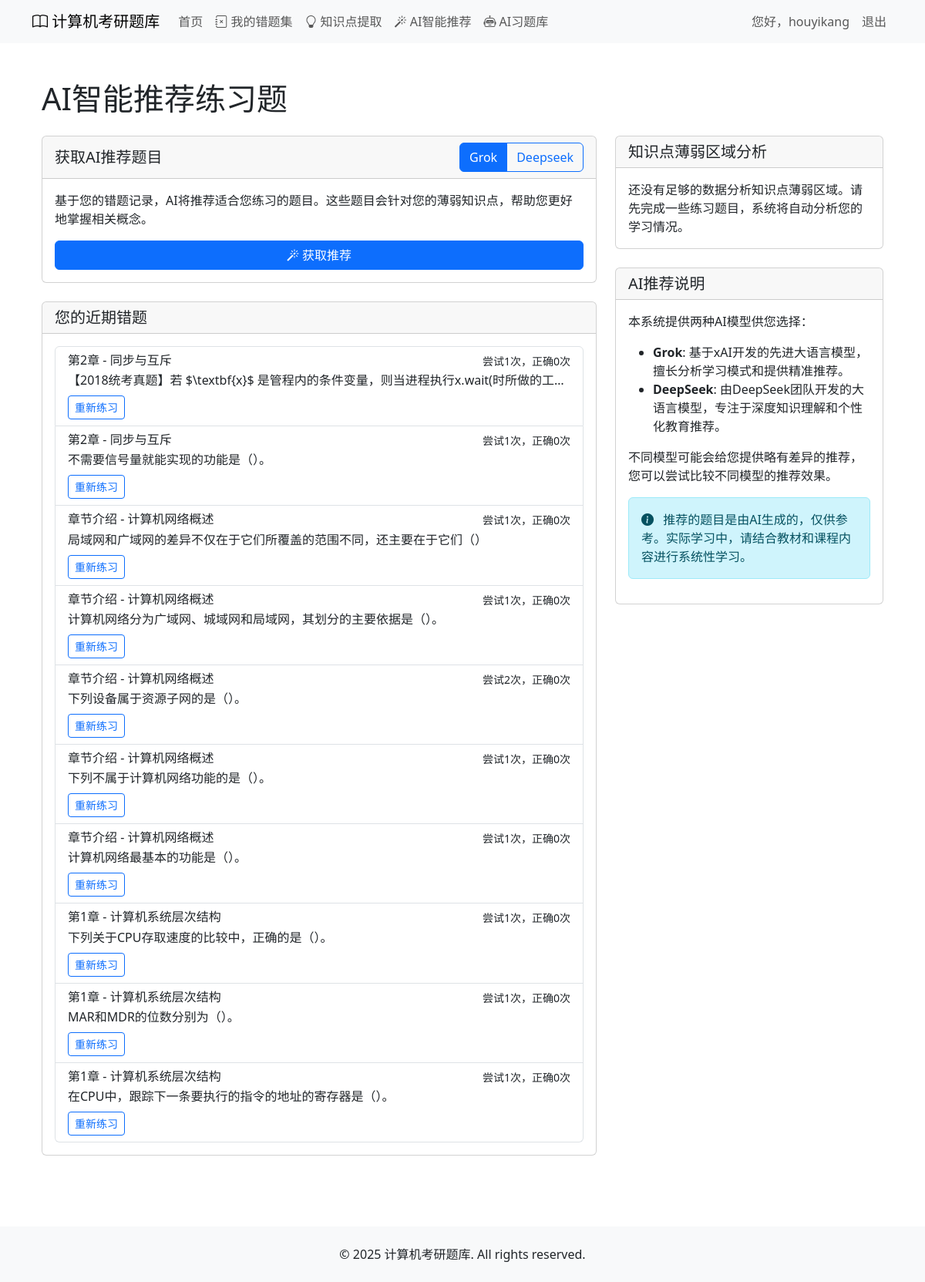
The app's page /ai_recommend/ (signed in), older data.
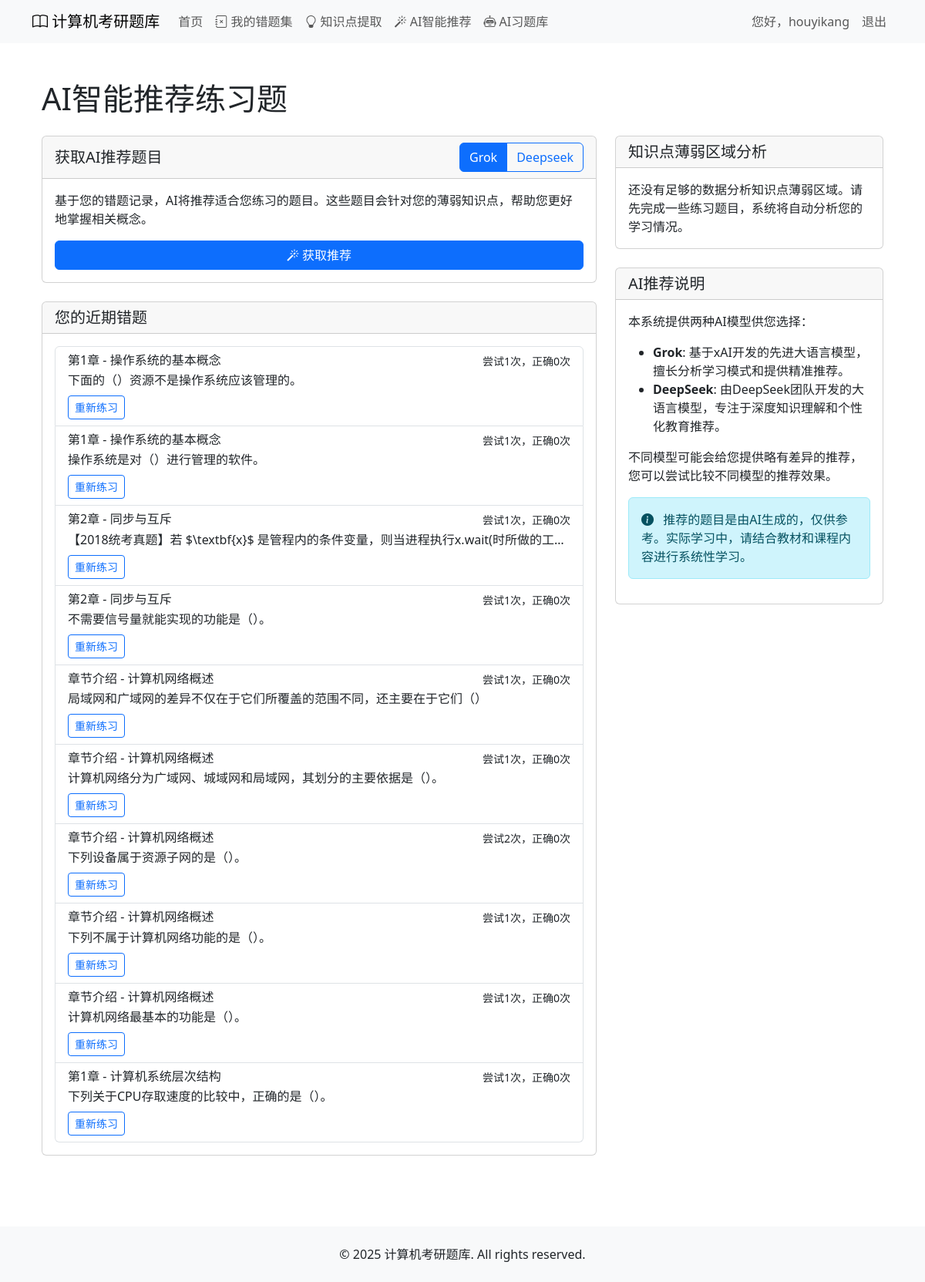
The same page, newer data.
### courses/models.py (models this page shows, shortened)
class UserMistakeCollection(models.Model):
    user = models.ForeignKey(User, on_delete=models.CASCADE, related_name='mistake_collections', verbose_name='用户')
    exercise = models.ForeignKey(Exercise, on_delete=models.CASCADE, related_name='in_mistake_collections', verbose_name='习题')
    added_at = models.DateTimeField(auto_now_add=True, verbose_name='添加时间')
    last_attempt_at = models.DateTimeField(null=True, blank=True, verbose_name='最后一次尝试时间')
    attempt_count = models.IntegerField(default=0, verbose_name='尝试次数')
    correct_count = models.IntegerField(default=0, verbose_name='正确次数')
    last_wrong_answer = models.CharField(max_length=200, blank=True, null=True, verbose_name='最近一次错误答案')
    notes = models.TextField(blank=True, verbose_name='笔记')
    class Meta:
        verbose_name = '用户错题集'
        verbose_name_plural = verbose_name
        unique_together = ['user', 'exercise']
        ordering = ['-added_at']

class Exercise(models.Model):
    TYPES = (
        ('single', '单项选择题'),
        ('multiple', '多项选择题'),
        ('comprehensive', '综合题'),
    )
    section = models.ForeignKey(Section, on_delete=models.CASCADE, related_name='exercises', verbose_name='所属小节')
    type = models.CharField(max_length=20, choices=TYPES, verbose_name='题目类型')
    number = models.CharField(max_length=10, verbose_name='题号')  # 如01, 02等
    content = models.TextField(verbose_name='题目内容')
    options = models.JSONField(null=True, blank=True, verbose_name='选项')  # 用于选择题的选项
    answer = models.CharField(max_length=200, verbose_name='答案')
    explanation = models.TextField(verbose_name='解析')
    order = models.IntegerField(default=0, verbose_name='排序')
    knowledge_points = models.ManyToManyField(Knowledge, through='ExerciseKnowledge', related_name='related_exercises', verbose_name='相关知识点')
    class Meta:
        verbose_name = '习题'
        verbose_name_plural = verbose_name
        ordering = ['order', 'number']

class Section(models.Model):
    SECTION_TYPES = (
        ('content', '内容小节'),
        ('introduction', '章节介绍'),
        ('summary', '章节小结'),
        ('faq', '常见问题/疑难点'),
        ('other', '其他'),
    )
    chapter = models.ForeignKey(Chapter, on_delete=models.CASCADE, related_name='sections', verbose_name='所属章节')
    number = models.CharField(max_length=10, verbose_name='小节号')  # 如1.1, 1.2等
    title = models.CharField(max_length=200, verbose_name='小节标题')
    section_type = models.CharField(max_length=20, choices=SECTION_TYPES, default='content', verbose_name='小节类型')
    content = models.TextField(blank=True, verbose_name='小节内容 (Markdown)')
    class Meta:
        verbose_name = '小节'
        verbose_name_plural = verbose_name
        ordering = ['number']

class Chapter(models.Model):
    book = models.ForeignKey(Book, on_delete=models.CASCADE, related_name='chapters', verbose_name='所属书籍')
    number = models.IntegerField(verbose_name='章节号')
    title = models.CharField(max_length=200, verbose_name='章节标题')
    introduction = models.TextField(blank=True, verbose_name='章节介绍')
    class Meta:
        verbose_name = '章节'
        verbose_name_plural = verbose_name
        ordering = ['number']

### courses/views.py (the view)
# urls.py: path('ai_recommend/', views.ai_recommend_exercises, name='ai_recommend'),
@login_required
def ai_recommend_exercises(request):
    context = {}
    mistakes = UserMistakeCollection.objects.filter(
        user=request.user
    ).select_related(
        'exercise', 'exercise__section', 'exercise__section__chapter'
    ).order_by('-added_at')[:10]
    knowledge_stats = get_user_knowledge_weakness(request.user)
    selected_model = request.GET.get('model', CURRENT_MODEL)
    if selected_model not in ['grok', 'deepseek']:
        selected_model = CURRENT_MODEL
    context.update({
        'mistakes': mistakes,
        'knowledge_stats': knowledge_stats,
        'selected_model': selected_model
    })
    return render(request, 'courses/ai_recommend.html', context)

### courses/views.py (called while the page is built)
def get_user_knowledge_weakness(user):
    mistake_exercises = UserMistakeCollection.objects.filter(
        user=user
    ).values_list('exercise_id', flat=True)
    knowledge_weak_areas = ExerciseKnowledge.objects.filter(
        exercise_id__in=mistake_exercises
    ).values(
        'knowledge__id',
        'knowledge__title',
        'knowledge__section__title',
        'knowledge__section__chapter__title',
        'knowledge__section__chapter__book__title'
    ).annotate(
        frequency=Count('knowledge__id')
    ).order_by('-frequency')
    return knowledge_weak_areas

### courses/templates/courses/ai_recommend.html (shortened to what this page needs)
{% extends 'courses/base.html' %}
{% load static %}
{% block content %}
<div class="container mt-4">
    <h1 class="mb-4">AI智能推荐练习题</h1>
    <div class="row">
        <div class="col-md-8">
            <div class="card mb-4">
                <div class="card-header d-flex justify-content-between align-items-center">
                    <h5 class="mb-0">获取AI推荐题目</h5>
                    <div class="btn-group" role="group">
                        <a href="{% url 'courses:ai_recommend' %}?model=grok" class="btn btn-outline-primary {% if not request.GET.model or request.GET.model == 'grok' %}active{% endif %}">Grok</a>
                        <a href="{% url 'courses:ai_recommend' %}?model=deepseek" class="btn btn-outline-primary {% if request.GET.model == 'deepseek' %}active{% endif %}">Deepseek</a>
                    </div>
                </div>
                <div class="card-body">
                    <p>基于您的错题记录，AI将推荐适合您练习的题目。这些题目会针对您的薄弱知识点，帮助您更好地掌握相关概念。</p>
                    <form method="post" action="{% url 'courses:get_ai_exercise_recommendations' %}" id="recommendationForm">
                        <div class="d-grid gap-2">
                            <button type="submit" class="btn btn-primary">
                                <i class="bi bi-magic"></i> 获取推荐
                            </button>
                        </div>
                    </form>
                </div>
            </div>
            <div class="card">
                <div class="card-header">
                    <h5 class="mb-0">您的近期错题</h5>
                </div>
                <div class="card-body">
                    {% if mistakes %}
                        <div class="list-group">
                            {% for mistake in mistakes %}
                                <div class="list-group-item">
                                    <div class="d-flex w-100 justify-content-between">
                                        <h6 class="mb-1">{{ mistake.exercise.section.chapter.title }} - {{ mistake.exercise.section.title }}</h6>
                                        <small>尝试{{ mistake.attempt_count }}次，正确{{ mistake.correct_count }}次</small>
                                    </div>
                                    <p class="mb-1 text-truncate">{{ mistake.exercise.content|striptags|truncatechars:100 }}</p>
                                    <small>
                                        <a href="{% url 'courses:section_exercises' mistake.exercise.section.id %}#exercise-{{ mistake.exercise.id }}" class="btn btn-sm btn-outline-primary mt-1">重新练习</a>
                                    </small>
                                </div>
                            {% endfor %}
                        </div>
                    {% else %}
                        <div class="alert alert-info">
                            您目前没有错题记录。开始做题，系统将自动记录错题，帮助您进行分析。
                        </div>
                    {% endif %}
                </div>
            </div>
        </div>
        <div class="col-md-4">
            <div class="card mb-4">
                <div class="card-header">
                    <h5 class="card-title mb-0">知识点薄弱区域分析</h5>
                </div>
                <div class="card-body">
                    {% if knowledge_stats %}
                        <p class="card-text mb-3">
                            根据您的错题记录，系统分析出以下知识点需要加强：
                        </p>
                        <ul class="list-group">
                            {% for item in knowledge_stats|slice:":10" %}
                                <li class="list-group-item d-flex justify-content-between align-items-center">
                                    {{ item.knowledge__title }}
                                    <span class="badge bg-primary rounded-pill">{{ item.frequency }}</span>
                                </li>
                            {% endfor %}
                        </ul>
                    {% else %}
                        <p class="card-text">
                            还没有足够的数据分析知识点薄弱区域。请先完成一些练习题目，系统将自动分析您的学习情况。
                        </p>
                    {% endif %}
                </div>
            </div>
            <div class="card">
                <div class="card-header">
                    <h5 class="card-title mb-0">AI推荐说明</h5>
                </div>
                <div class="card-body">
                    <p>本系统提供两种AI模型供您选择：</p>
                    <ul>
                        <li><strong>Grok</strong>: 基于xAI开发的先进大语言模型，擅长分析学习模式和提供精准推荐。</li>
                        <li><strong>DeepSeek</strong>: 由DeepSeek团队开发的大语言模型，专注于深度知识理解和个性化教育推荐。</li>
                    </ul>
                    <p>不同模型可能会给您提供略有差异的推荐，您可以尝试比较不同模型的推荐效果。</p>
                    <div class="alert alert-info mt-3">
                        <i class="bi bi-info-circle-fill me-2"></i>
                        推荐的题目是由AI生成的，仅供参考。实际学习中，请结合教材和课程内容进行系统性学习。
                    </div>
                </div>
            </div>
        </div>
    </div>
</div>
{% endblock %}

### courses/templates/courses/base.html (shortened to what this page needs)
<!DOCTYPE html>
<html lang="zh-hans">
<head>
    <link href="https://cdn.bootcdn.net/ajax/libs/twitter-bootstrap/5.3.0/css/bootstrap.min.css" rel="stylesheet">
    <link href="https://cdn.bootcdn.net/ajax/libs/bootstrap-icons/1.10.0/font/bootstrap-icons.min.css" rel="stylesheet">
</head>
<body>
    <nav class="navbar navbar-expand-lg navbar-light bg-light">
        <div class="container">
            <a class="navbar-brand" href="{% url 'courses:index' %}">
                <i class="bi bi-book"></i> 计算机考研题库
            </a>
            <div class="collapse navbar-collapse" id="navbarNav">
                <ul class="navbar-nav">
                    <li class="nav-item">
                        <a class="nav-link" href="{% url 'courses:index' %}">首页</a>
                    </li>
                    {% if user.is_authenticated %}
                    <li class="nav-item">
                        <a class="nav-link" href="{% url 'courses:mistake_collection' %}">
                            <i class="bi bi-journal-x"></i> 我的错题集
                        </a>
                    </li>
                    <li class="nav-item">
                        <a class="nav-link" href="{% url 'courses:extract_knowledge' %}">
                            <i class="bi bi-lightbulb"></i> 知识点提取
                        </a>
                    </li>
                    <li class="nav-item">
                        <a class="nav-link" href="{% url 'courses:ai_recommend' %}">
                            <i class="bi bi-magic"></i> AI智能推荐
                        </a>
                    </li>
                    <li class="nav-item">
                        <a class="nav-link" href="{% url 'courses:my_ai_exercises' %}">
                            <i class="bi bi-robot"></i> AI习题库
                        </a>
                    </li>
                    {% endif %}
                </ul>
                <ul class="navbar-nav ms-auto">
                    {% if user.is_authenticated %}
                    <li class="nav-item">
                        <span class="nav-link">您好，{{ user.username }}</span>
                    </li>
                    <li class="nav-item">
                        <a class="nav-link" href="#">退出</a>
                    </li>
                    {% endif %}
                </ul>
            </div>
        </div>
    </nav>
    <main class="container py-4">
        {% block content %}
        {% endblock %}
    </main>
    <footer class="bg-light py-4 mt-5">
        <div class="container text-center">
            <p class="mb-0">© 2025 计算机考研题库. All rights reserved.</p>
        </div>
    </footer>
</body>
</html>

### courses/templates/courses/base.html (style rules this page uses)
.card { transition: transform 0.2s; margin-bottom: 20px; }

Row changes from the older to the newer data that the page shows:
no longer on this page (row unchanged): UserMistakeCollection: exercise.section.chapter "第1章", exercise.section "计算机系统层次结构", attempt_count "1", correct_count "0", exercise.content "MAR和MDR的位数分别为（）。"
no longer on this page (row unchanged): UserMistakeCollection: exercise.section.chapter "第1章", exercise.section "计算机系统层次结构", attempt_count "1", correct_count "0", exercise.content "在CPU中，跟踪下一条要执行的指令的地址的寄存器是（）。"
added UserMistakeCollection: exercise.section.chapter "第1章", exercise.section "操作系统的基本概念", attempt_count "1", correct_count "0", exercise.content "下面的（）资源不是操作系统应该管理的。"
added UserMistakeCollection: exercise.section.chapter "第1章", exercise.section "操作系统的基本概念", attempt_count "1", correct_count "0", exercise.content "操作系统是对（）进行管理的软件。"
